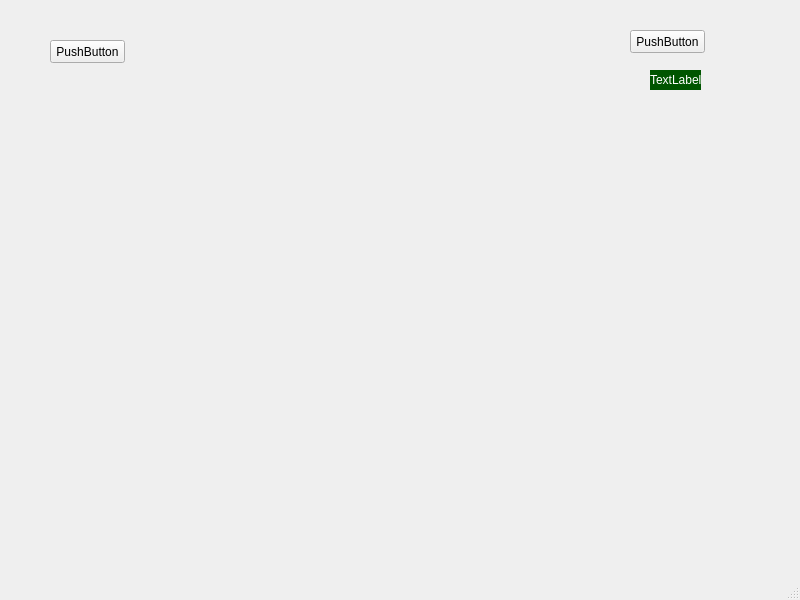
<?xml version="1.0" encoding="UTF-8"?>
<ui version="4.0">
 <class>MainWindow</class>
 <widget class="QMainWindow" name="MainWindow">
  <property name="geometry">
   <rect>
    <x>0</x>
    <y>0</y>
    <width>800</width>
    <height>600</height>
   </rect>
  </property>
  <property name="windowTitle">
   <string>MainWindow</string>
  </property>
  <widget class="QWidget" name="centralwidget">
   <widget class="QPushButton" name="pushButton">
    <property name="geometry">
     <rect>
      <x>50</x>
      <y>40</y>
      <width>75</width>
      <height>23</height>
     </rect>
    </property>
    <property name="text">
     <string>PushButton</string>
    </property>
   </widget>
   <widget class="QPushButton" name="pushButton_2">
    <property name="geometry">
     <rect>
      <x>630</x>
      <y>30</y>
      <width>75</width>
      <height>23</height>
     </rect>
    </property>
    <property name="text">
     <string>PushButton</string>
    </property>
   </widget>
   <widget class="QLabel" name="label">
    <property name="geometry">
     <rect>
      <x>650</x>
      <y>70</y>
      <width>51</width>
      <height>20</height>
     </rect>
    </property>
    <property name="styleSheet">
     <string notr="true">background-color:#050;
color:#fff</string>
    </property>
    <property name="text">
     <string>TextLabel</string>
    </property>
   </widget>
  </widget>
  <widget class="QMenuBar" name="menubar">
   <property name="geometry">
    <rect>
     <x>0</x>
     <y>0</y>
     <width>800</width>
     <height>21</height>
    </rect>
   </property>
  </widget>
  <widget class="QStatusBar" name="statusbar"/>
 </widget>
 <resources/>
 <connections/>
</ui>
